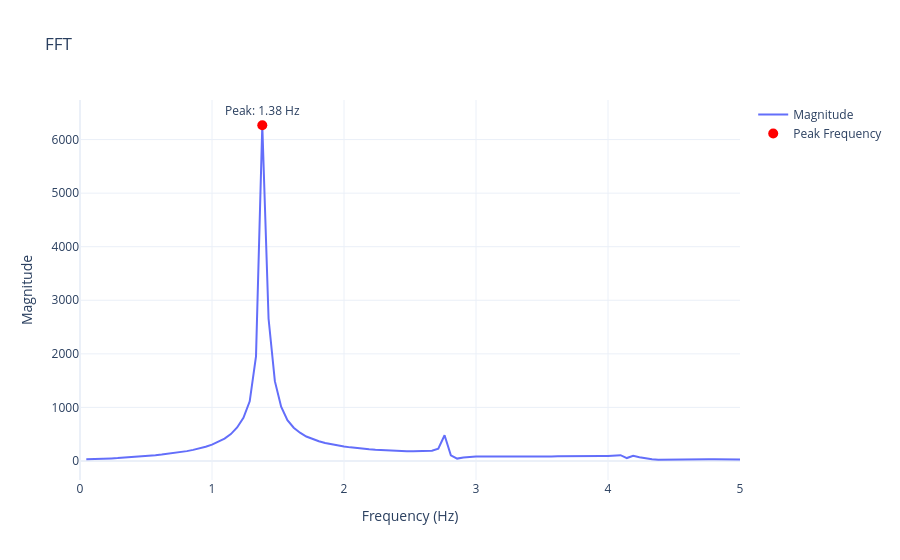

The notebook cell saved with this chart:
### Code cell
# perform fft on column 1 where column 0 is time
fft_values = np.fft.fft(data[1])
fft_freq = np.fft.fftfreq(len(data[1]), d=(data[0][1] - data[0][0]))
import plotly.graph_objs as go

# Only plot the positive frequencies for clarity
positive_freqs = fft_freq > 0
fig = go.Figure()
fig.add_trace(go.Scatter(
    x=fft_freq[positive_freqs],
    y=np.abs(fft_values)[positive_freqs],
    mode='lines',
    name='Magnitude'
))
# mark the peak frequency
peak_pos_index = np.argmax(np.abs(fft_values)[positive_freqs])
fig.add_trace(go.Scatter(
    x=[fft_freq[positive_freqs][peak_pos_index]],
    y=[np.abs(fft_values)[positive_freqs][peak_pos_index]],
    mode='markers+text',
    name='Peak Frequency',
    text=[f'Peak: {fft_freq[positive_freqs][peak_pos_index]:.2f} Hz'],
    textposition='top center',
    marker=dict(color='red', size=10)
))
# customize layout
fig.update_layout(
    title='FFT ',
    xaxis_title='Frequency (Hz)',
    yaxis_title='Magnitude',
    xaxis=dict(range=[0, 5]),
    template='plotly_white'
)
fig.show()

### Figure 1 — Plotly figure (JSON) as saved in the notebook; plotly's stock layout.template omitted (floating-point values rounded to 4 significant figures; data arrays with more than 128 entries replaced by an {"elided": "..."} marker saying what was removed)
{"data": [{"mode": "lines", "name": "Magnitude", "type": "scatter", "x": {"elided": "41999 float values"}, "y": {"elided": "41999 float values"}}, {"marker": {"color": "red", "size": 10}, "mode": "markers+text", "name": "Peak Frequency", "text": ["Peak: 1.38 Hz"], "textposition": "top center", "type": "scatter", "x": [1.381], "y": [6267.0]}], "layout": {"title": {"text": "FFT "}, "xaxis": {"range": [0, 5], "title": {"text": "Frequency (Hz)"}}, "yaxis": {"title": {"text": "Magnitude"}}}}
